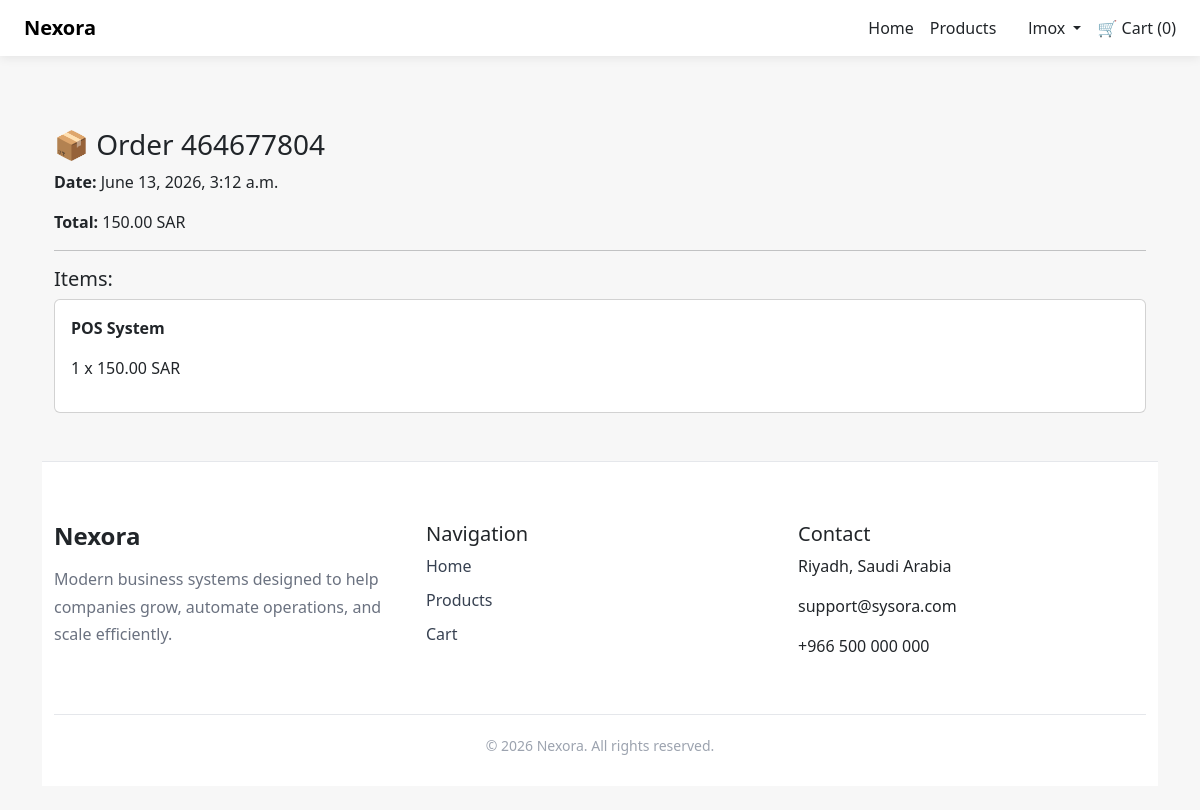
/orders/order/8/ (signed in), run on the app's committed database.
### orders/models.py (models this page shows, shortened)
class Order(models.Model):
    user = models.ForeignKey(User, on_delete=models.CASCADE)
    total = models.DecimalField(max_digits=10, decimal_places=2)
    created_at = models.DateTimeField(auto_now_add=True)
    order_number = models.CharField(max_length=12, unique=True, blank=True)

class OrderItem(models.Model):
    order = models.ForeignKey(Order, on_delete=models.CASCADE, related_name='items')
    product_name = models.CharField(max_length=200)
    price = models.DecimalField(max_digits=10, decimal_places=2)
    quantity = models.IntegerField()

### orders/views.py (the view)
# urls.py: path('order/<int:order_id>/', views.order_detail, name='order_detail'),
def order_detail(request, order_id):
    order = get_object_or_404(Order, id=order_id, user=request.user)
    return render(request, 'orders/order_detail.html', {
        'order': order
    })

### cart/context_processors.py (called while the page is built)
def cart_counter(request):
    cart = request.session.get('cart', {})
    count = sum(cart.values())
    return {
        'cart_count': count
    }

### templates/orders/order_detail.html
{% extends 'base.html' %}
{% block content %}
<div class="container mt-5">
    <h3>📦 Order {{ order.order_number }}</h3>
    <p><strong>Date:</strong> {{ order.created_at }}</p>
    <p><strong>Total:</strong> {{ order.total }} SAR</p>
    <hr>
    <h5>Items:</h5>
    {% for item in order.items.all %}
        <div class="card p-3 mb-2">
            <p><strong>{{ item.product_name }}</strong></p>
            <p>{{ item.quantity }} x {{ item.price }} SAR</p>
        </div>
    {% endfor %}
</div>
{% endblock %}

### templates/base.html (shortened to what this page needs)
<!DOCTYPE html>
<html lang="en">
<head>
    {% load static %}
    <link href="https://cdn.jsdelivr.net/npm/bootstrap@5.3.0/dist/css/bootstrap.min.css" rel="stylesheet">
    <link rel="stylesheet" href="{% static 'css/style.css' %}">
    <link rel="stylesheet" href="{% static 'css/components.css' %}">
</head>
<body>
<nav class="navbar navbar-expand-lg bg-white px-4 py-2">
    <a class="navbar-brand fw-bold" href="/"> Nexora</a>
    <div class="ms-auto d-flex gap-3">
        <a class="text-dark text-decoration-none" href="/">Home</a>
        <a class="text-dark text-decoration-none" href="/products/">Products</a>
        <a class="text-dark text-decoration-none" href="/login/">
            {% if user.is_authenticated %}
            <div class="dropdown d-inline">
                <a class="nav-link d-inline dropdown-toggle text-dark" href="#" role="button" data-bs-toggle="dropdown">
                    {{ user.username }}
                </a>
            </div>
            {% endif %}
        </a>
        <a class="text-dark text-decoration-none" href="/cart/">
            🛒 Cart ({{ cart_count }})
        </a>
    </div>
</nav>
<div class="container py-4">
    {% block content %}
    {% endblock %}
    <footer class="footer-custom mt-5">
    <div class="container">
        <div class="row">
            <div class="col-md-4">
                <h4 class="footer-logo">Nexora</h4>
                <p class="footer-text">
                    Modern business systems designed to help companies grow,
                    automate operations, and scale efficiently.
                </p>
            </div>
            <div class="col-md-4">
                <h5>Navigation</h5>
                <ul class="footer-links">
                    <li><a href="/">Home</a></li>
                    <li><a href="{% url 'product_list' %}">Products</a></li>
                    <li><a href="/cart/">Cart</a></li>
                </ul>
            </div>
            <div class="col-md-4">
                <h5>Contact</h5>
                <p>Riyadh, Saudi Arabia</p>
                <p>support@sysora.com</p>
                <p>+966 500 000 000</p>
            </div>
        </div>
        <div class="footer-bottom">
            © 2026 Nexora. All rights reserved.
        </div>
    </div>
</footer>
</div>
</body>
</html>

### static/css/style.css (style rules this page uses)
body { background-color: #f7f7f7; font-family: 'Segoe UI', sans-serif; }
.navbar { box-shadow: 0 2px 10px rgba(0,0,0,0.08); }

### static/css/components.css (style rules this page uses)
.footer-custom { margin-top: 80px; background: #ffffff; border-top: 1px solid #e5e7eb; padding: 60px 0 30px; }
.footer-logo { font-weight: 700; margin-bottom: 16px; }
.footer-text { color: #6b7280; line-height: 1.7; }
.footer-links { list-style: none; padding: 0; }
.footer-links li { margin-bottom: 10px; }
.footer-links a { text-decoration: none; color: #374151; transition: .2s; }
.footer-bottom { margin-top: 40px; padding-top: 20px; border-top: 1px solid #e5e7eb; text-align: center; color: #9ca3af; font-size: 14px; }

### data on the page
Order: order_number "464677804", created_at "June 13, 2026, 3:12 a.m.", total "150.00"
OrderItem: product_name "POS System", quantity "1", price "150.00"

### other printed values
{{ user.username }} "lmox"
{{ cart_count }} "0"
